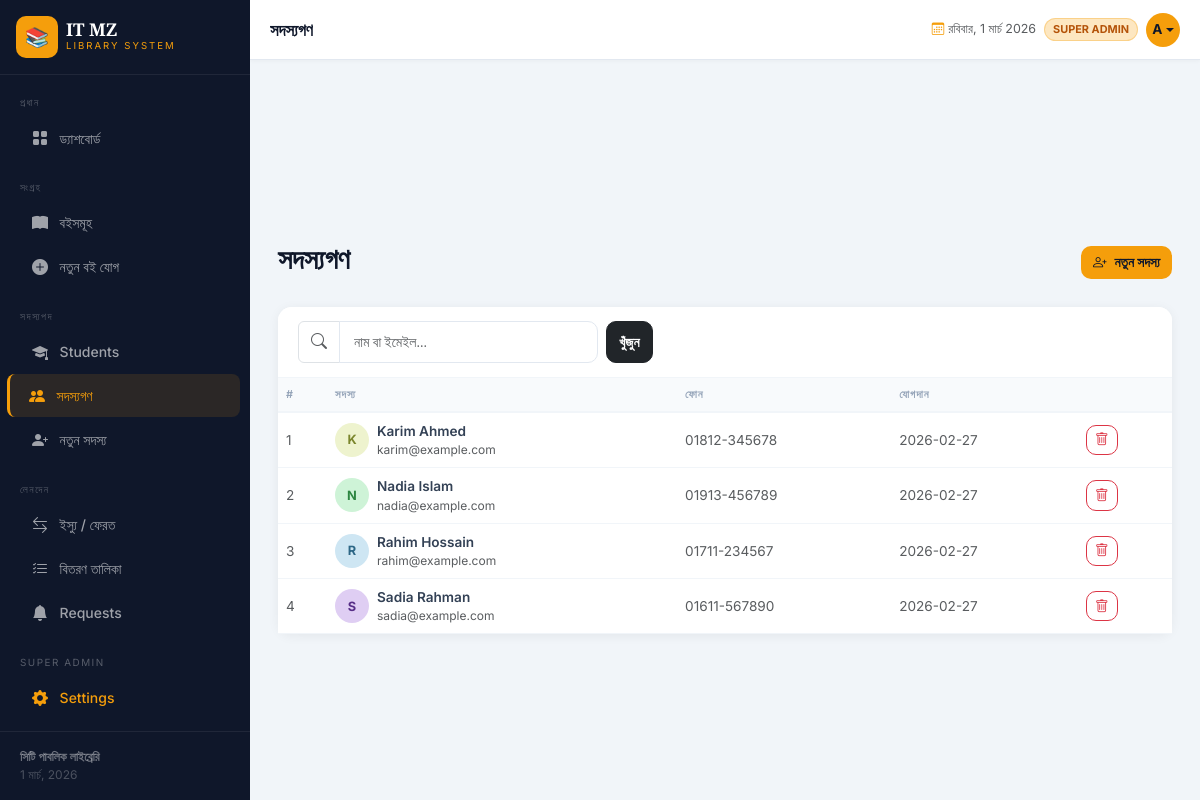
Page /members (signed in) on the earlier database version.
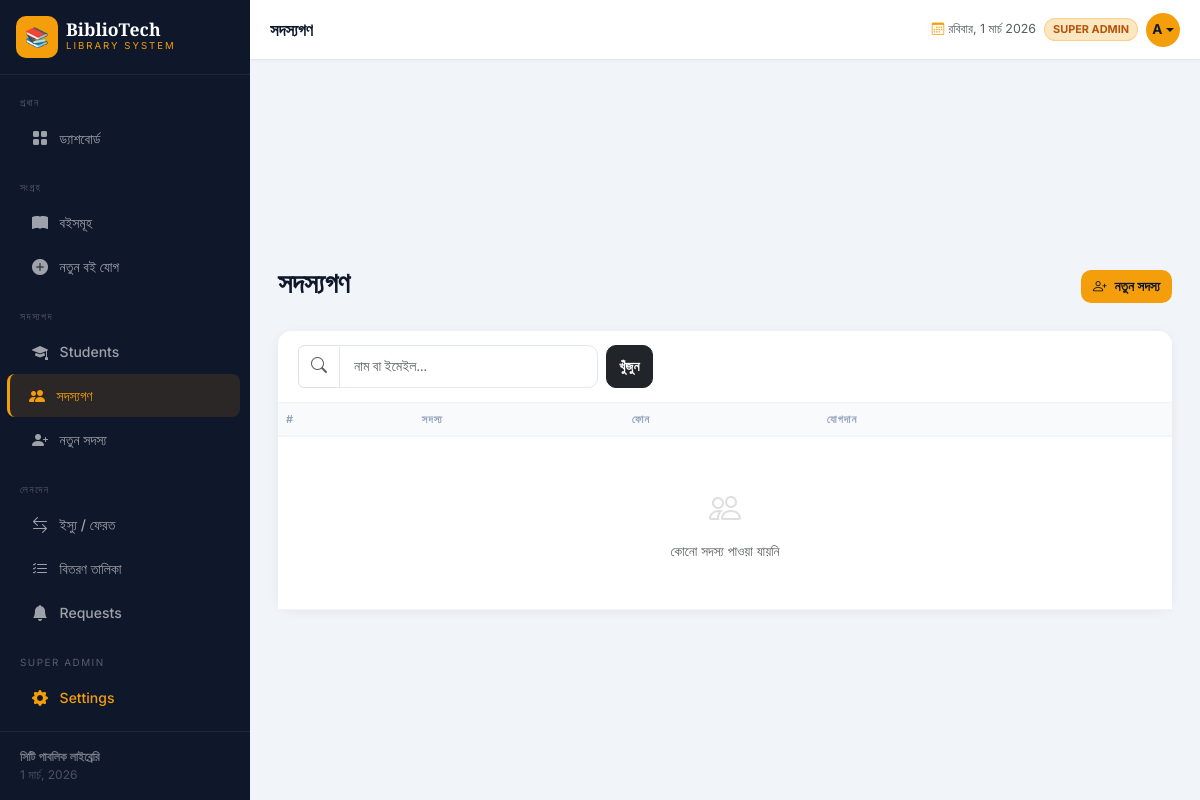
Same page on the later database version.
### tables this page shows
CREATE TABLE settings (
        key TEXT PRIMARY KEY, value TEXT
    );

CREATE TABLE members (
        id INTEGER PRIMARY KEY AUTOINCREMENT,
        name TEXT NOT NULL, email TEXT UNIQUE NOT NULL, phone TEXT,
        join_date TEXT DEFAULT CURRENT_TIMESTAMP, active INTEGER DEFAULT 1
    );

### app.py (the view)
@app.route('/members')
@admin_required
def members():
    search = request.args.get('search', '')
    conn = get_db()
    if search:
        ml = conn.execute('SELECT * FROM members WHERE name LIKE ? OR email LIKE ? ORDER BY name',
                          (f'%{search}%', f'%{search}%')).fetchall()
    else:
        ml = conn.execute('SELECT * FROM members ORDER BY name').fetchall()
    conn.close()
    return render_template('members.html', members=ml, search=search)

### app.py (called while the page is built)
def admin_required(f):
    @wraps(f)
    def decorated(*args, **kwargs):
        if not session.get('logged_in'):
            flash('এই পেজটি দেখতে লগইন করুন।', 'info')
            return redirect(url_for('login', next=request.path))
        if not session.get('is_admin'):
            flash('এই কাজটি করার অনুমতি আপনার নেই।', 'error')
            return redirect(url_for('books'))
        return f(*args, **kwargs)
    return decorated

def get_db():
    conn = sqlite3.connect(DB_PATH)
    conn.row_factory = sqlite3.Row
    return conn

def get_settings():
    conn = get_db()
    rows = conn.execute('SELECT key, value FROM settings').fetchall()
    conn.close()
    return {row['key']: row['value'] for row in rows}

@app.context_processor
def inject_settings():
    return dict(site=get_settings())

### templates/members.html (shortened to what this page needs)
{% extends 'base.html' %}
{% block topbar_title %}সদস্যগণ{% endblock %}
{% block content %}
<div class="d-flex flex-wrap justify-content-between align-items-center gap-2 mb-4 page-header">
    <h1>সদস্যগণ</h1>
    <a href="{{ url_for('add_member') }}" class="btn btn-gold"><i class="bi bi-person-plus me-2"></i>নতুন সদস্য</a>
</div>
<div class="card content-card">
    <div class="card-header">
        <form method="GET" class="d-flex flex-wrap gap-2">
            <div class="input-group" style="max-width:300px;min-width:180px;flex:1">
                <span class="input-group-text bg-white"><i class="bi bi-search text-muted"></i></span>
                <input type="text" name="search" class="form-control" placeholder="নাম বা ইমেইল..." value="{{ search }}">
            </div>
            <button type="submit" class="btn btn-dark">খুঁজুন</button>
        </form>
    </div>
    <div class="card-body p-0">
        <div class="table-responsive">
            <table class="table mb-0">
                <thead><tr><th>#</th><th>সদস্য</th><th class="d-none d-sm-table-cell">ফোন</th><th class="d-none d-md-table-cell">যোগদান</th><th></th></tr></thead>
                <tbody>
                {% for m in members %}
                <tr>
                    <td class="text-muted small">{{ loop.index }}</td>
                    <td>
                        <div class="d-flex align-items-center gap-2">
                            <div class="member-av flex-shrink-0" style="background:hsl({{ loop.index*67 }},60%,88%);color:hsl({{ loop.index*67 }},50%,35%)">{{ m.name[0].upper() }}</div>
                            <div>
                                <div class="fw-semibold" style="font-size:.85rem">{{ m.name }}</div>
                                <div class="text-muted" style="font-size:.75rem">{{ m.email }}</div>
                            </div>
                        </div>
                    </td>
                    <td class="d-none d-sm-table-cell text-muted small">{{ m.phone or '—' }}</td>
                    <td class="d-none d-md-table-cell text-muted small">{{ m.join_date[:10] }}</td>
                    <td>
                        <form method="POST" action="{{ url_for('delete_member', member_id=m.id) }}" onsubmit="return confirm('মুছে ফেলবেন?')">
                            <button class="btn btn-sm btn-outline-danger"><i class="bi bi-trash"></i></button>
                        </form>
                    </td>
                </tr>
                {% else %}
                <tr><td colspan="5" class="text-center py-5 text-muted"><i class="bi bi-people d-block mb-2" style="font-size:2rem;opacity:.2"></i>কোনো সদস্য পাওয়া যায়নি</td></tr>
                {% endfor %}
                </tbody>
            </table>
        </div>
    </div>
</div>
{% endblock %}

### templates/base.html (shortened to what the changed rows need)
<!DOCTYPE html>
<html lang="bn">
<head>
    <link href="https://cdnjs.cloudflare.com/ajax/libs/bootstrap/5.3.2/css/bootstrap.min.css" rel="stylesheet">
    <link href="https://cdnjs.cloudflare.com/ajax/libs/bootstrap-icons/1.11.3/font/bootstrap-icons.min.css" rel="stylesheet">
</head>
<body>
<nav id="sidebar">
    <div class="sidebar-brand d-flex align-items-center gap-2 p-3 border-bottom" style="border-color:rgba(255,255,255,.07)!important">
        <div class="overflow-hidden">
            <div class="brand-name text-truncate">{{ site.library_name }}</div>
            <div class="brand-sub">{{ site.library_tagline }}</div>
        </div>
    </div>
</nav>
<div id="main">
    <div class="page-body">{% block content %}{% endblock %}</div>
</div>
</body>
</html>

Differences in the rows shown:
removed members: name "K", name "Karim Ahmed", email "karim@example.com", phone "01812-345678", join_date "2026-02-27"
removed members: name "N", name "Nadia Islam", email "nadia@example.com", phone "01913-456789", join_date "2026-02-27"
removed members: name "R", name "Rahim Hossain", email "rahim@example.com", phone "01711-234567", join_date "2026-02-27"
removed members: name "S", name "Sadia Rahman", email "sadia@example.com", phone "01611-567890", join_date "2026-02-27"
changed settings: library_name "IT MZ" → "BiblioTech"
Other differences:
text now shown: "কোনো সদস্য পাওয়া যায়নি"
